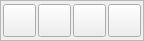
           <widget class="QFrame" name="frame_btn_edit_image">
            <property name="geometry">
             <rect>
              <x>15</x>
              <y>190</y>
              <width>141</width>
              <height>41</height>
             </rect>
            </property>
            <property name="font">
             <font>
              <pointsize>10</pointsize>
             </font>
            </property>
            <property name="frameShape">
             <enum>QFrame::StyledPanel</enum>
            </property>
            <property name="frameShadow">
             <enum>QFrame::Raised</enum>
            </property>
            <layout class="QHBoxLayout" name="horizontalLayout_3">
             <property name="spacing">
              <number>2</number>
             </property>
             <property name="leftMargin">
              <number>2</number>
             </property>
             <property name="topMargin">
              <number>2</number>
             </property>
             <property name="rightMargin">
              <number>2</number>
             </property>
             <property name="bottomMargin">
              <number>2</number>
             </property>
             <item>
              <widget class="QPushButton" name="btn_camera">
               <property name="minimumSize">
                <size>
                 <width>33</width>
                 <height>33</height>
                </size>
               </property>
               <property name="maximumSize">
                <size>
                 <width>33</width>
                 <height>33</height>
                </size>
               </property>
               <property name="text">
                <string/>
               </property>
               <property name="icon">
                <iconset>
                 <normaloff>../../../images/svg_icons/icon_camera.svg</normaloff>../../../images/svg_icons/icon_camera.svg</iconset>
               </property>
               <property name="iconSize">
                <size>
                 <width>20</width>
                 <height>20</height>
                </size>
               </property>
              </widget>
             </item>
             <item>
              <widget class="QPushButton" name="btn_galeria">
               <property name="minimumSize">
                <size>
                 <width>33</width>
                 <height>33</height>
                </size>
               </property>
               <property name="maximumSize">
                <size>
                 <width>33</width>
                 <height>33</height>
                </size>
               </property>
               <property name="text">
                <string/>
               </property>
               <property name="icon">
                <iconset>
                 <normaloff>../../../images/svg_icons/icon_gallery.svg</normaloff>../../../images/svg_icons/icon_gallery.svg</iconset>
               </property>
               <property name="iconSize">
                <size>
                 <width>20</width>
                 <height>20</height>
                </size>
               </property>
              </widget>
             </item>
             <item>
              <widget class="QPushButton" name="btn_remove_bg">
               <property name="minimumSize">
                <size>
                 <width>33</width>
                 <height>33</height>
                </size>
               </property>
               <property name="maximumSize">
                <size>
                 <width>33</width>
                 <height>33</height>
                </size>
               </property>
               <property name="text">
                <string/>
               </property>
               <property name="icon">
                <iconset>
                 <normaloff>../../../images/svg_icons/icon_gallery_remove.svg</normaloff>../../../images/svg_icons/icon_gallery_remove.svg</iconset>
               </property>
               <property name="iconSize">
                <size>
                 <width>20</width>
                 <height>20</height>
                </size>
               </property>
              </widget>
             </item>
             <item>
              <widget class="QPushButton" name="btn_deletar">
               <property name="minimumSize">
                <size>
                 <width>33</width>
                 <height>33</height>
                </size>
               </property>
               <property name="maximumSize">
                <size>
                 <width>33</width>
                 <height>33</height>
                </size>
               </property>
               <property name="text">
                <string/>
               </property>
               <property name="icon">
                <iconset>
                 <normaloff>../../../images/svg_icons/icon_close.svg</normaloff>../../../images/svg_icons/icon_close.svg</iconset>
               </property>
               <property name="iconSize">
                <size>
                 <width>17</width>
                 <height>17</height>
                </size>
               </property>
              </widget>
             </item>
            </layout>
           </widget>
